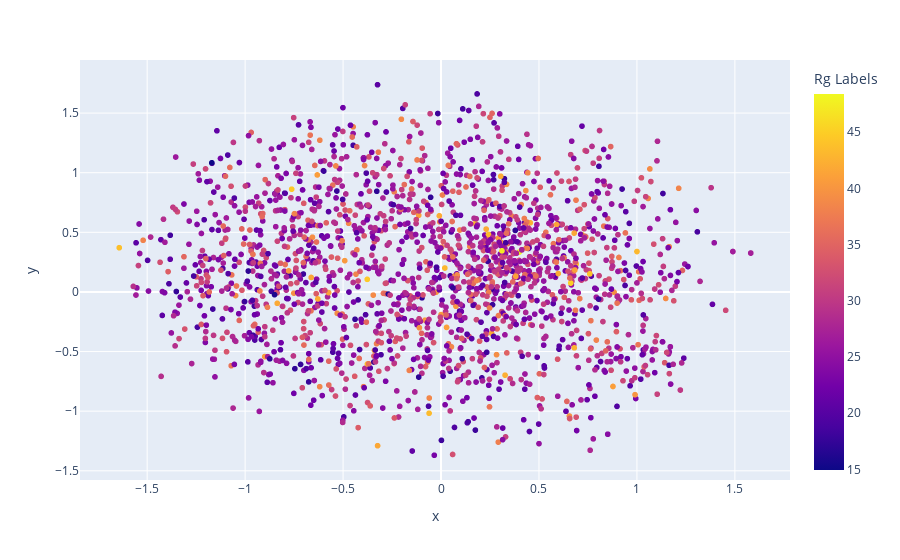

Notebook cell for this chart:
### Code cell
analysis.tsne_scatter_plot_2(tsne_dir=dim_reduction_dir)

### Figure 1 — Plotly figure (JSON) as saved in the notebook; plotly's stock layout.template omitted (floating-point values rounded to 4 significant figures; data arrays with more than 128 entries replaced by an {"elided": "..."} marker saying what was removed)
{"data": [{"customdata": {"elided": "2000x1 int values"}, "hovertemplate": "x=%{x}<br>y=%{y}<br>Row=%{customdata[0]}<br>Rg Labels=%{marker.color}<extra></extra>", "legendgroup": "", "marker": {"color": {"elided": "2000 float values"}, "coloraxis": "coloraxis", "symbol": "circle"}, "mode": "markers", "name": "", "showlegend": false, "type": "scattergl", "x": {"elided": "2000 float values"}, "xaxis": "x", "y": {"elided": "2000 float values"}, "yaxis": "y"}], "layout": {"coloraxis": {"colorbar": {"title": {"text": "Rg Labels"}}, "colorscale": [[0, "#0d0887"], [0.1111, "#46039f"], [0.2222, "#7201a8"], [0.3333, "#9c179e"], [0.4444, "#bd3786"], [0.5556, "#d8576b"], [0.6667, "#ed7953"], [0.7778, "#fb9f3a"], [0.8889, "#fdca26"], [1, "#f0f921"]]}, "legend": {"tracegroupgap": 0}, "margin": {"t": 60}, "xaxis": {"anchor": "y", "domain": [0, 1], "title": {"text": "x"}}, "yaxis": {"anchor": "x", "domain": [0, 1], "title": {"text": "y"}}}}
